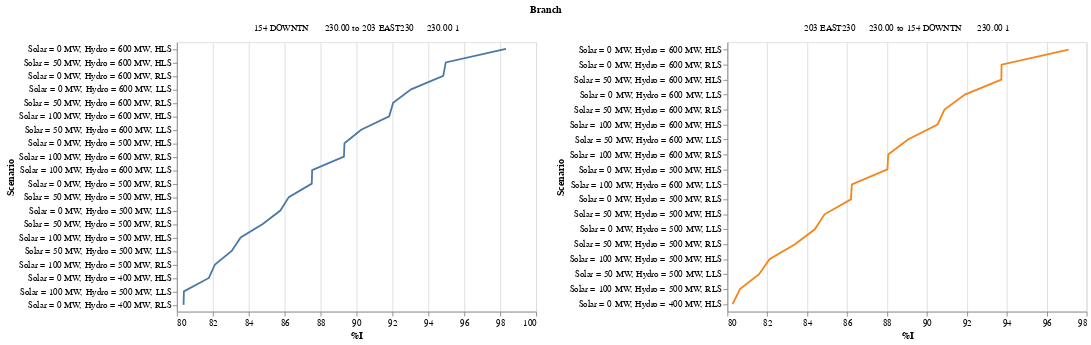

The cell this chart's notebook holds for it:
### Markdown cell above
Transmission line branch overload plot

### Code cell
alt.Chart(branch_overload).mark_line().encode(
    alt.X('%I', scale=alt.Scale(zero=False)),
    alt.Y('Scenario', sort='-x'),
    alt.Color('Branch', legend=None)).properties(height = 300, width =400).facet('Branch',columns=3).resolve_scale(x='independent', y = 'independent')

### Figure 1 — Vega-Lite specification as saved in the notebook (floating-point values rounded to 4 significant figures)
{"config": {"view": {"continuousWidth": 300, "continuousHeight": 300}}, "data": {"name": "data-bdb2a705a94ac944657ce948f9151717"}, "facet": {"field": "Branch", "type": "nominal"}, "spec": {"mark": {"type": "line"}, "encoding": {"color": {"field": "Branch", "legend": null, "type": "nominal"}, "x": {"field": "%I", "scale": {"zero": false}, "type": "quantitative"}, "y": {"field": "Scenario", "sort": "-x", "type": "nominal"}}, "height": 300, "width": 400}, "columns": 3, "resolve": {"scale": {"x": "independent", "y": "independent"}}, "$schema": "https://vega.github.io/schema/vega-lite/v5.20.1.json", "datasets": {"data-bdb2a705a94ac944657ce948f9151717": [{"Scenario": "Solar = 0 MW, Hydro = 400 MW, RLS", "From Bus": 154, "From Bus Ext": "DOWNTN      230.00", "To Bus": 203, "To Bus Ext": "EAST230     230.00", "Ckt ID": 1, "Non Metered Bus": 203, " Branch I": 403, "Branch Flow MW": -148.2, "Branch Flow MVAR": -49.84, "Branch MVA": 156.4, "MW Loss": 1.01, "MVAR Loss": 10.15, "Rate": 200.0, "%I": 80.37, "%MVA": 78.18, "From Bus V": "230.00", "To Bus V": "230.00", "Branch": "154 DOWNTN      230.00 to 203 EAST230     230.00 1"}, {"Scenario": "Solar = 0 MW, Hydro = 400 MW, HLS", "From Bus": 154, "From Bus Ext": "DOWNTN      230.00", "To Bus": 203, "To Bus Ext": "EAST230     230.00", "Ckt ID": 1, "Non Metered Bus": 203, " Branch I": 410, "Branch Flow MW": -151.1, "Branch Flow MVAR": -48.88, "Branch MVA": 158.8, "MW Loss": 1.05, "MVAR Loss": 10.52, "Rate": 200.0, "%I": 81.78, "%MVA": 79.41, "From Bus V": "230.00", "To Bus V": "230.00", "Branch": "154 DOWNTN      230.00 to 203 EAST230     230.00 1"}, {"Scenario": "Solar = 0 MW, Hydro = 400 MW, HLS", "From Bus": 203, "From Bus Ext": "EAST230     230.00", "To Bus": 154, "To Bus Ext": "DOWNTN      230.00", "Ckt ID": 1, "Non Metered Bus": 203, " Branch I": 402, "Branch Flow MW": 152.2, "Branch Flow MVAR": 49.71, "Branch MVA": 160.1, "MW Loss": 1.05, "MVAR Loss": 10.52, "Rate": 200.0, "%I": 80.26, "%MVA": 80.04, "From Bus V": "230.00", "To Bus V": "230.00", "Branch": "203 EAST230     230.00 to 154 DOWNTN      230.00 1"}, {"Scenario": "Solar = 0 MW, Hydro = 500 MW, LLS", "From Bus": 154, "From Bus Ext": "DOWNTN      230.00", "To Bus": 203, "To Bus Ext": "EAST230     230.00", "Ckt ID": 1, "Non Metered Bus": 203, " Branch I": 430, "Branch Flow MW": -160.7, "Branch Flow MVAR": -45.89, "Branch MVA": 167.1, "MW Loss": 1.16, "MVAR Loss": 11.59, "Rate": 200.0, "%I": 85.76, "%MVA": 83.54, "From Bus V": "230.00", "To Bus V": "230.00", "Branch": "154 DOWNTN      230.00 to 203 EAST230     230.00 1"}, {"Scenario": "Solar = 0 MW, Hydro = 500 MW, LLS", "From Bus": 203, "From Bus Ext": "EAST230     230.00", "To Bus": 154, "To Bus Ext": "DOWNTN      230.00", "Ckt ID": 1, "Non Metered Bus": 203, " Branch I": 423, "Branch Flow MW": 161.8, "Branch Flow MVAR": 47.74, "Branch MVA": 168.7, "MW Loss": 1.16, "MVAR Loss": 11.59, "Rate": 200.0, "%I": 84.38, "%MVA": 84.36, "From Bus V": "230.00", "To Bus V": "230.00", "Branch": "203 EAST230     230.00 to 154 DOWNTN      230.00 1"}, {"Scenario": "Solar = 0 MW, Hydro = 500 MW, RLS", "From Bus": 154, "From Bus Ext": "DOWNTN      230.00", "To Bus": 203, "To Bus Ext": "EAST230     230.00", "Ckt ID": 1, "Non Metered Bus": 203, " Branch I": 439, "Branch Flow MW": -164.2, "Branch Flow MVAR": -44.58, "Branch MVA": 170.1, "MW Loss": 1.21, "MVAR Loss": 12.08, "Rate": 200.0, "%I": 87.51, "%MVA": 85.07, "From Bus V": "230.00", "To Bus V": "230.00", "Branch": "154 DOWNTN      230.00 to 203 EAST230     230.00 1"}, {"Scenario": "Solar = 0 MW, Hydro = 500 MW, RLS", "From Bus": 203, "From Bus Ext": "EAST230     230.00", "To Bus": 154, "To Bus Ext": "DOWNTN      230.00", "Ckt ID": 1, "Non Metered Bus": 203, " Branch I": 432, "Branch Flow MW": 165.4, "Branch Flow MVAR": 46.96, "Branch MVA": 171.9, "MW Loss": 1.21, "MVAR Loss": 12.08, "Rate": 200.0, "%I": 86.19, "%MVA": 85.97, "From Bus V": "230.00", "To Bus V": "230.00", "Branch": "203 EAST230     230.00 to 154 DOWNTN      230.00 1"}, {"Scenario": "Solar = 0 MW, Hydro = 500 MW, HLS", "From Bus": 154, "From Bus Ext": "DOWNTN      230.00", "To Bus": 203, "To Bus Ext": "EAST230     230.00", "Ckt ID": 1, "Non Metered Bus": 203, " Branch I": 448, "Branch Flow MW": -167.0, "Branch Flow MVAR": -44.9, "Branch MVA": 172.9, "MW Loss": 1.26, "MVAR Loss": 12.6, "Rate": 200.0, "%I": 89.33, "%MVA": 86.45, "From Bus V": "230.00", "To Bus V": "230.00", "Branch": "154 DOWNTN      230.00 to 203 EAST230     230.00 1"}, {"Scenario": "Solar = 0 MW, Hydro = 500 MW, HLS", "From Bus": 203, "From Bus Ext": "EAST230     230.00", "To Bus": 154, "To Bus Ext": "DOWNTN      230.00", "Ckt ID": 1, "Non Metered Bus": 203, " Branch I": 441, "Branch Flow MW": 168.2, "Branch Flow MVAR": 47.88, "Branch MVA": 174.9, "MW Loss": 1.26, "MVAR Loss": 12.6, "Rate": 200.0, "%I": 88.02, "%MVA": 87.46, "From Bus V": "230.00", "To Bus V": "230.00", "Branch": "203 EAST230     230.00 to 154 DOWNTN      230.00 1"}, {"Scenario": "Solar = 0 MW, Hydro = 600 MW, LLS", "From Bus": 154, "From Bus Ext": "DOWNTN      230.00", "To Bus": 203, "To Bus Ext": "EAST230     230.00", "Ckt ID": 1, "Non Metered Bus": 203, " Branch I": 467, "Branch Flow MW": -176.6, "Branch Flow MVAR": -40.31, "Branch MVA": 181.2, "MW Loss": 1.37, "MVAR Loss": 13.7, "Rate": 200.0, "%I": 93.04, "%MVA": 90.58, "From Bus V": "230.00", "To Bus V": "230.00", "Branch": "154 DOWNTN      230.00 to 203 EAST230     230.00 1"}, {"Scenario": "Solar = 0 MW, Hydro = 600 MW, LLS", "From Bus": 203, "From Bus Ext": "EAST230     230.00", "To Bus": 154, "To Bus Ext": "DOWNTN      230.00", "Ckt ID": 1, "Non Metered Bus": 203, " Branch I": 461, "Branch Flow MW": 178.0, "Branch Flow MVAR": 44.29, "Branch MVA": 183.4, "MW Loss": 1.37, "MVAR Loss": 13.7, "Rate": 200.0, "%I": 91.9, "%MVA": 91.7, "From Bus V": "230.00", "To Bus V": "230.00", "Branch": "203 EAST230     230.00 to 154 DOWNTN      230.00 1"}, {"Scenario": "Solar = 0 MW, Hydro = 600 MW, RLS", "From Bus": 154, "From Bus Ext": "DOWNTN      230.00", "To Bus": 203, "To Bus Ext": "EAST230     230.00", "Ckt ID": 1, "Non Metered Bus": 203, " Branch I": 476, "Branch Flow MW": -180.1, "Branch Flow MVAR": -38.9, "Branch MVA": 184.2, "MW Loss": 1.42, "MVAR Loss": 14.24, "Rate": 200.0, "%I": 94.83, "%MVA": 92.12, "From Bus V": "230.00", "To Bus V": "230.00", "Branch": "154 DOWNTN      230.00 to 203 EAST230     230.00 1"}, {"Scenario": "Solar = 0 MW, Hydro = 600 MW, RLS", "From Bus": 203, "From Bus Ext": "EAST230     230.00", "To Bus": 154, "To Bus Ext": "DOWNTN      230.00", "Ckt ID": 1, "Non Metered Bus": 203, " Branch I": 470, "Branch Flow MW": 181.5, "Branch Flow MVAR": 43.47, "Branch MVA": 186.7, "MW Loss": 1.42, "MVAR Loss": 14.24, "Rate": 200.0, "%I": 93.74, "%MVA": 93.33, "From Bus V": "230.00", "To Bus V": "230.00", "Branch": "203 EAST230     230.00 to 154 DOWNTN      230.00 1"}, {"Scenario": "Solar = 0 MW, Hydro = 600 MW, HLS", "From Bus": 154, "From Bus Ext": "DOWNTN      230.00", "To Bus": 203, "To Bus Ext": "EAST230     230.00", "Ckt ID": 1, "Non Metered Bus": 203, " Branch I": 493, "Branch Flow MW": -182.7, "Branch Flow MVAR": -44.48, "Branch MVA": 188.0, "MW Loss": 1.53, "MVAR Loss": 15.3, "Rate": 200.0, "%I": 98.32, "%MVA": 93.99, "From Bus V": "230.00", "To Bus V": "230.00", "Branch": "154 DOWNTN      230.00 to 203 EAST230     230.00 1"}, {"Scenario": "Solar = 0 MW, Hydro = 600 MW, HLS", "From Bus": 203, "From Bus Ext": "EAST230     230.00", "To Bus": 154, "To Bus Ext": "DOWNTN      230.00", "Ckt ID": 1, "Non Metered Bus": 203, " Branch I": 487, "Branch Flow MW": 184.2, "Branch Flow MVAR": 50.38, "Branch MVA": 190.9, "MW Loss": 1.53, "MVAR Loss": 15.3, "Rate": 200.0, "%I": 97.1, "%MVA": 95.47, "From Bus V": "230.00", "To Bus V": "230.00", "Branch": "203 EAST230     230.00 to 154 DOWNTN      230.00 1"}, {"Scenario": "Solar = 50 MW, Hydro = 500 MW, LLS", "From Bus": 154, "From Bus Ext": "DOWNTN      230.00", "To Bus": 203, "To Bus Ext": "EAST230     230.00", "Ckt ID": 1, "Non Metered Bus": 203, " Branch I": 416, "Branch Flow MW": -154.8, "Branch Flow MVAR": -47.4, "Branch MVA": 161.8, "MW Loss": 1.09, "MVAR Loss": 10.85, "Rate": 200.0, "%I": 83.05, "%MVA": 80.93, "From Bus V": "230.00", "To Bus V": "230.00", "Branch": "154 DOWNTN      230.00 to 203 EAST230     230.00 1"}, {"Scenario": "Solar = 50 MW, Hydro = 500 MW, LLS", "From Bus": 203, "From Bus Ext": "EAST230     230.00", "To Bus": 154, "To Bus Ext": "DOWNTN      230.00", "Ckt ID": 1, "Non Metered Bus": 203, " Branch I": 409, "Branch Flow MW": 155.8, "Branch Flow MVAR": 48.51, "Branch MVA": 163.2, "MW Loss": 1.09, "MVAR Loss": 10.85, "Rate": 200.0, "%I": 81.59, "%MVA": 81.61, "From Bus V": "230.00", "To Bus V": "230.00", "Branch": "203 EAST230     230.00 to 154 DOWNTN      230.00 1"}, {"Scenario": "Solar = 50 MW, Hydro = 500 MW, RLS", "From Bus": 154, "From Bus Ext": "DOWNTN      230.00", "To Bus": 203, "To Bus Ext": "EAST230     230.00", "Ckt ID": 1, "Non Metered Bus": 203, " Branch I": 425, "Branch Flow MW": -158.3, "Branch Flow MVAR": -46.15, "Branch MVA": 164.9, "MW Loss": 1.13, "MVAR Loss": 11.33, "Rate": 200.0, "%I": 84.78, "%MVA": 82.45, "From Bus V": "230.00", "To Bus V": "230.00", "Branch": "154 DOWNTN      230.00 to 203 EAST230     230.00 1"}, {"Scenario": "Solar = 50 MW, Hydro = 500 MW, RLS", "From Bus": 203, "From Bus Ext": "EAST230     230.00", "To Bus": 154, "To Bus Ext": "DOWNTN      230.00", "Ckt ID": 1, "Non Metered Bus": 203, " Branch I": 418, "Branch Flow MW": 159.4, "Branch Flow MVAR": 47.77, "Branch MVA": 166.4, "MW Loss": 1.13, "MVAR Loss": 11.33, "Rate": 200.0, "%I": 83.39, "%MVA": 83.22, "From Bus V": "230.00", "To Bus V": "230.00", "Branch": "203 EAST230     230.00 to 154 DOWNTN      230.00 1"}, {"Scenario": "Solar = 50 MW, Hydro = 500 MW, HLS", "From Bus": 154, "From Bus Ext": "DOWNTN      230.00", "To Bus": 203, "To Bus Ext": "EAST230     230.00", "Ckt ID": 1, "Non Metered Bus": 203, " Branch I": 432, "Branch Flow MW": -161.2, "Branch Flow MVAR": -45.16, "Branch MVA": 167.4, "MW Loss": 1.17, "MVAR Loss": 11.72, "Rate": 200.0, "%I": 86.23, "%MVA": 83.7, "From Bus V": "230.00", "To Bus V": "230.00", "Branch": "154 DOWNTN      230.00 to 203 EAST230     230.00 1"}, {"Scenario": "Solar = 50 MW, Hydro = 500 MW, HLS", "From Bus": 203, "From Bus Ext": "EAST230     230.00", "To Bus": 154, "To Bus Ext": "DOWNTN      230.00", "Ckt ID": 1, "Non Metered Bus": 203, " Branch I": 426, "Branch Flow MW": 162.4, "Branch Flow MVAR": 47.22, "Branch MVA": 169.1, "MW Loss": 1.17, "MVAR Loss": 11.72, "Rate": 200.0, "%I": 84.87, "%MVA": 84.55, "From Bus V": "230.00", "To Bus V": "230.00", "Branch": "203 EAST230     230.00 to 154 DOWNTN      230.00 1"}, {"Scenario": "Solar = 50 MW, Hydro = 600 MW, LLS", "From Bus": 154, "From Bus Ext": "DOWNTN      230.00", "To Bus": 203, "To Bus Ext": "EAST230     230.00", "Ckt ID": 1, "Non Metered Bus": 203, " Branch I": 453, "Branch Flow MW": -170.7, "Branch Flow MVAR": -41.94, "Branch MVA": 175.8, "MW Loss": 1.29, "MVAR Loss": 12.88, "Rate": 200.0, "%I": 90.26, "%MVA": 87.9, "From Bus V": "230.00", "To Bus V": "230.00", "Branch": "154 DOWNTN      230.00 to 203 EAST230     230.00 1"}, {"Scenario": "Solar = 50 MW, Hydro = 600 MW, LLS", "From Bus": 203, "From Bus Ext": "EAST230     230.00", "To Bus": 154, "To Bus Ext": "DOWNTN      230.00", "Ckt ID": 1, "Non Metered Bus": 203, " Branch I": 447, "Branch Flow MW": 172.0, "Branch Flow MVAR": 45.09, "Branch MVA": 177.8, "MW Loss": 1.29, "MVAR Loss": 12.88, "Rate": 200.0, "%I": 89.05, "%MVA": 88.91, "From Bus V": "230.00", "To Bus V": "230.00", "Branch": "203 EAST230     230.00 to 154 DOWNTN      230.00 1"}, {"Scenario": "Solar = 50 MW, Hydro = 600 MW, RLS", "From Bus": 154, "From Bus Ext": "DOWNTN      230.00", "To Bus": 203, "To Bus Ext": "EAST230     230.00", "Ckt ID": 1, "Non Metered Bus": 203, " Branch I": 462, "Branch Flow MW": -174.2, "Branch Flow MVAR": -40.6, "Branch MVA": 178.9, "MW Loss": 1.34, "MVAR Loss": 13.4, "Rate": 200.0, "%I": 92.04, "%MVA": 89.45, "From Bus V": "230.00", "To Bus V": "230.00", "Branch": "154 DOWNTN      230.00 to 203 EAST230     230.00 1"}, {"Scenario": "Solar = 50 MW, Hydro = 600 MW, RLS", "From Bus": 203, "From Bus Ext": "EAST230     230.00", "To Bus": 154, "To Bus Ext": "DOWNTN      230.00", "Ckt ID": 1, "Non Metered Bus": 203, " Branch I": 456, "Branch Flow MW": 175.6, "Branch Flow MVAR": 44.32, "Branch MVA": 181.1, "MW Loss": 1.34, "MVAR Loss": 13.4, "Rate": 200.0, "%I": 90.88, "%MVA": 90.53, "From Bus V": "230.00", "To Bus V": "230.00", "Branch": "203 EAST230     230.00 to 154 DOWNTN      230.00 1"}, {"Scenario": "Solar = 50 MW, Hydro = 600 MW, HLS", "From Bus": 154, "From Bus Ext": "DOWNTN      230.00", "To Bus": 203, "To Bus Ext": "EAST230     230.00", "Ckt ID": 1, "Non Metered Bus": 203, " Branch I": 476, "Branch Flow MW": -176.8, "Branch Flow MVAR": -44.47, "Branch MVA": 182.3, "MW Loss": 1.43, "MVAR Loss": 14.26, "Rate": 200.0, "%I": 94.97, "%MVA": 91.18, "From Bus V": "230.00", "To Bus V": "230.00", "Branch": "154 DOWNTN      230.00 to 203 EAST230     230.00 1"}, {"Scenario": "Solar = 50 MW, Hydro = 600 MW, HLS", "From Bus": 203, "From Bus Ext": "EAST230     230.00", "To Bus": 154, "To Bus Ext": "DOWNTN      230.00", "Ckt ID": 1, "Non Metered Bus": 203, " Branch I": 470, "Branch Flow MW": 178.3, "Branch Flow MVAR": 49.26, "Branch MVA": 184.9, "MW Loss": 1.43, "MVAR Loss": 14.26, "Rate": 200.0, "%I": 93.73, "%MVA": 92.48, "From Bus V": "230.00", "To Bus V": "230.00", "Branch": "203 EAST230     230.00 to 154 DOWNTN      230.00 1"}, {"Scenario": "Solar = 100 MW, Hydro = 500 MW, LLS", "From Bus": 154, "From Bus Ext": "DOWNTN      230.00", "To Bus": 203, "To Bus Ext": "EAST230     230.00", "Ckt ID": 1, "Non Metered Bus": 203, " Branch I": 403, "Branch Flow MW": -148.8, "Branch Flow MVAR": -49.01, "Branch MVA": 156.7, "MW Loss": 1.02, "MVAR Loss": 10.15, "Rate": 200.0, "%I": 80.39, "%MVA": 78.35, "From Bus V": "230.00", "To Bus V": "230.00", "Branch": "154 DOWNTN      230.00 to 203 EAST230     230.00 1"}, {"Scenario": "Solar = 100 MW, Hydro = 500 MW, RLS", "From Bus": 154, "From Bus Ext": "DOWNTN      230.00", "To Bus": 203, "To Bus Ext": "EAST230     230.00", "Ckt ID": 1, "Non Metered Bus": 203, " Branch I": 412, "Branch Flow MW": -152.4, "Branch Flow MVAR": -47.88, "Branch MVA": 159.8, "MW Loss": 1.06, "MVAR Loss": 10.61, "Rate": 200.0, "%I": 82.12, "%MVA": 79.87, "From Bus V": "230.00", "To Bus V": "230.00", "Branch": "154 DOWNTN      230.00 to 203 EAST230     230.00 1"}, {"Scenario": "Solar = 100 MW, Hydro = 500 MW, RLS", "From Bus": 203, "From Bus Ext": "EAST230     230.00", "To Bus": 154, "To Bus Ext": "DOWNTN      230.00", "Ckt ID": 1, "Non Metered Bus": 203, " Branch I": 404, "Branch Flow MW": 153.5, "Branch Flow MVAR": 48.78, "Branch MVA": 161.0, "MW Loss": 1.06, "MVAR Loss": 10.61, "Rate": 200.0, "%I": 80.63, "%MVA": 80.51, "From Bus V": "230.00", "To Bus V": "230.00", "Branch": "203 EAST230     230.00 to 154 DOWNTN      230.00 1"}, {"Scenario": "Solar = 100 MW, Hydro = 500 MW, HLS", "From Bus": 154, "From Bus Ext": "DOWNTN      230.00", "To Bus": 203, "To Bus Ext": "EAST230     230.00", "Ckt ID": 1, "Non Metered Bus": 203, " Branch I": 419, "Branch Flow MW": -155.3, "Branch Flow MVAR": -46.93, "Branch MVA": 162.2, "MW Loss": 1.1, "MVAR Loss": 10.99, "Rate": 200.0, "%I": 83.55, "%MVA": 81.12, "From Bus V": "230.00", "To Bus V": "230.00", "Branch": "154 DOWNTN      230.00 to 203 EAST230     230.00 1"}, {"Scenario": "Solar = 100 MW, Hydro = 500 MW, HLS", "From Bus": 203, "From Bus Ext": "EAST230     230.00", "To Bus": 154, "To Bus Ext": "DOWNTN      230.00", "Ckt ID": 1, "Non Metered Bus": 203, " Branch I": 412, "Branch Flow MW": 156.4, "Branch Flow MVAR": 48.24, "Branch MVA": 163.7, "MW Loss": 1.1, "MVAR Loss": 10.99, "Rate": 200.0, "%I": 82.11, "%MVA": 81.84, "From Bus V": "230.00", "To Bus V": "230.00", "Branch": "203 EAST230     230.00 to 154 DOWNTN      230.00 1"}, {"Scenario": "Solar = 100 MW, Hydro = 600 MW, LLS", "From Bus": 154, "From Bus Ext": "DOWNTN      230.00", "To Bus": 203, "To Bus Ext": "EAST230     230.00", "Ckt ID": 1, "Non Metered Bus": 203, " Branch I": 439, "Branch Flow MW": -164.8, "Branch Flow MVAR": -43.7, "Branch MVA": 170.5, "MW Loss": 1.21, "MVAR Loss": 12.09, "Rate": 200.0, "%I": 87.53, "%MVA": 85.26, "From Bus V": "230.00", "To Bus V": "230.00", "Branch": "154 DOWNTN      230.00 to 203 EAST230     230.00 1"}, {"Scenario": "Solar = 100 MW, Hydro = 600 MW, LLS", "From Bus": 203, "From Bus Ext": "EAST230     230.00", "To Bus": 154, "To Bus Ext": "DOWNTN      230.00", "Ckt ID": 1, "Non Metered Bus": 203, " Branch I": 432, "Branch Flow MW": 166.0, "Branch Flow MVAR": 46.06, "Branch MVA": 172.3, "MW Loss": 1.21, "MVAR Loss": 12.09, "Rate": 200.0, "%I": 86.24, "%MVA": 86.16, "From Bus V": "230.00", "To Bus V": "230.00", "Branch": "203 EAST230     230.00 to 154 DOWNTN      230.00 1"}, {"Scenario": "Solar = 100 MW, Hydro = 600 MW, RLS", "From Bus": 154, "From Bus Ext": "DOWNTN      230.00", "To Bus": 203, "To Bus Ext": "EAST230     230.00", "Ckt ID": 1, "Non Metered Bus": 203, " Branch I": 448, "Branch Flow MW": -168.3, "Branch Flow MVAR": -42.46, "Branch MVA": 173.6, "MW Loss": 1.26, "MVAR Loss": 12.6, "Rate": 200.0, "%I": 89.3, "%MVA": 86.8, "From Bus V": "230.00", "To Bus V": "230.00", "Branch": "154 DOWNTN      230.00 to 203 EAST230     230.00 1"}, {"Scenario": "Solar = 100 MW, Hydro = 600 MW, RLS", "From Bus": 203, "From Bus Ext": "EAST230     230.00", "To Bus": 154, "To Bus Ext": "DOWNTN      230.00", "Ckt ID": 1, "Non Metered Bus": 203, " Branch I": 442, "Branch Flow MW": 169.6, "Branch Flow MVAR": 45.36, "Branch MVA": 175.6, "MW Loss": 1.26, "MVAR Loss": 12.6, "Rate": 200.0, "%I": 88.06, "%MVA": 87.78, "From Bus V": "230.00", "To Bus V": "230.00", "Branch": "203 EAST230     230.00 to 154 DOWNTN      230.00 1"}, {"Scenario": "Solar = 100 MW, Hydro = 600 MW, HLS", "From Bus": 154, "From Bus Ext": "DOWNTN      230.00", "To Bus": 203, "To Bus Ext": "EAST230     230.00", "Ckt ID": 1, "Non Metered Bus": 203, " Branch I": 460, "Branch Flow MW": -171.0, "Branch Flow MVAR": -45.06, "Branch MVA": 176.8, "MW Loss": 1.33, "MVAR Loss": 13.32, "Rate": 200.0, "%I": 91.82, "%MVA": 88.42, "From Bus V": "230.00", "To Bus V": "230.00", "Branch": "154 DOWNTN      230.00 to 203 EAST230     230.00 1"}, {"Scenario": "Solar = 100 MW, Hydro = 600 MW, HLS", "From Bus": 203, "From Bus Ext": "EAST230     230.00", "To Bus": 154, "To Bus Ext": "DOWNTN      230.00", "Ckt ID": 1, "Non Metered Bus": 203, " Branch I": 454, "Branch Flow MW": 172.3, "Branch Flow MVAR": 48.85, "Branch MVA": 179.1, "MW Loss": 1.33, "MVAR Loss": 13.32, "Rate": 200.0, "%I": 90.53, "%MVA": 89.57, "From Bus V": "230.00", "To Bus V": "230.00", "Branch": "203 EAST230     230.00 to 154 DOWNTN      230.00 1"}]}}
